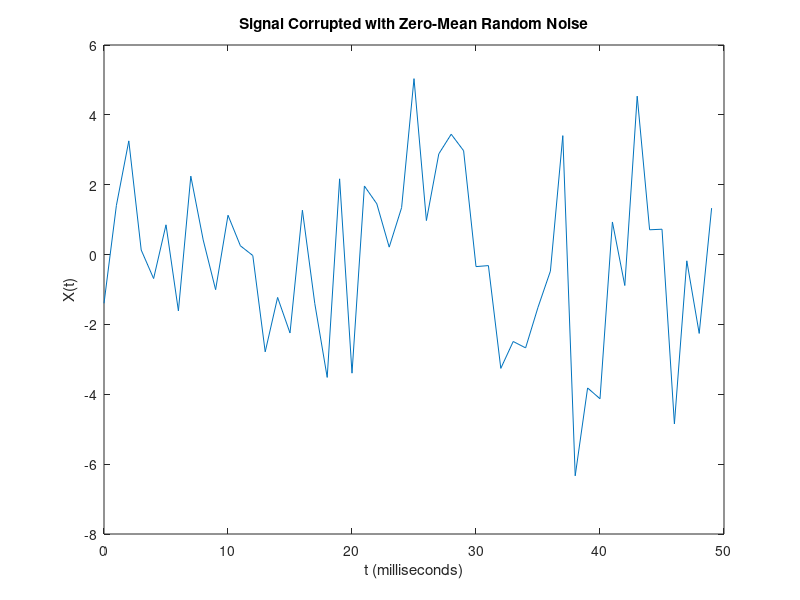
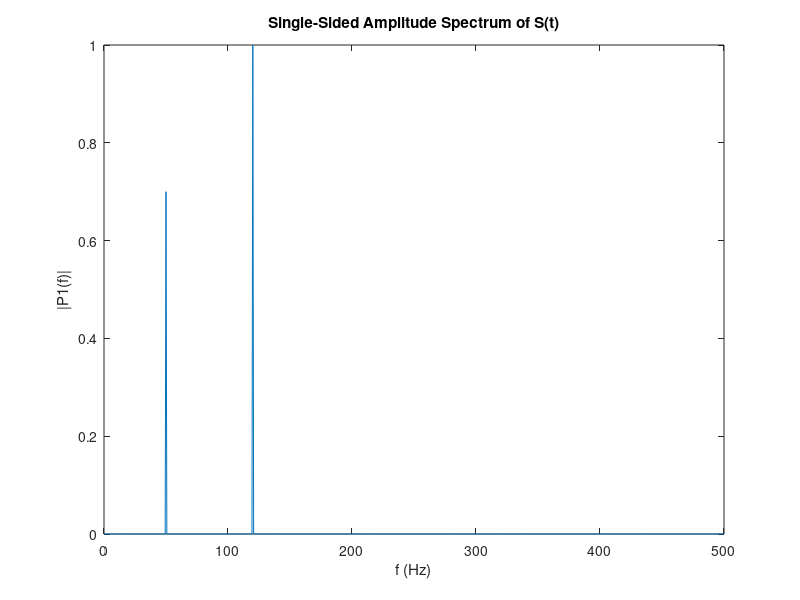

Source code (MATLAB) for these figures, in order:
Fs = 1000;            % Sampling frequency                    
T = 1/Fs;             % Sampling period       
L = 1500;             % Length of signal
t = (0:L-1)*T;        % Time vector

S = 0.7*sin(2*pi*50*t) + sin(2*pi*120*t);

X = S + 2*randn(size(t));

plot(1000*t(1:50),X(1:50))
title('Signal Corrupted with Zero-Mean Random Noise')
xlabel('t (milliseconds)')
ylabel('X(t)')

Y = fft(X);

P2 = abs(Y/L);
P1 = P2(1:L/2+1);
P1(2:end-1) = 2*P1(2:end-1);


f = Fs*(0:(L/2))/L;
figure, plot(f,P1) 
title('Single-Sided Amplitude Spectrum of X(t)')
xlabel('f (Hz)')
ylabel('|P1(f)|')

Y = fft(S);
P2 = abs(Y/L);
P1 = P2(1:L/2+1);
P1(2:end-1) = 2*P1(2:end-1);

plot(f,P1) 
title('Single-Sided Amplitude Spectrum of S(t)')
xlabel('f (Hz)')
ylabel('|P1(f)|')